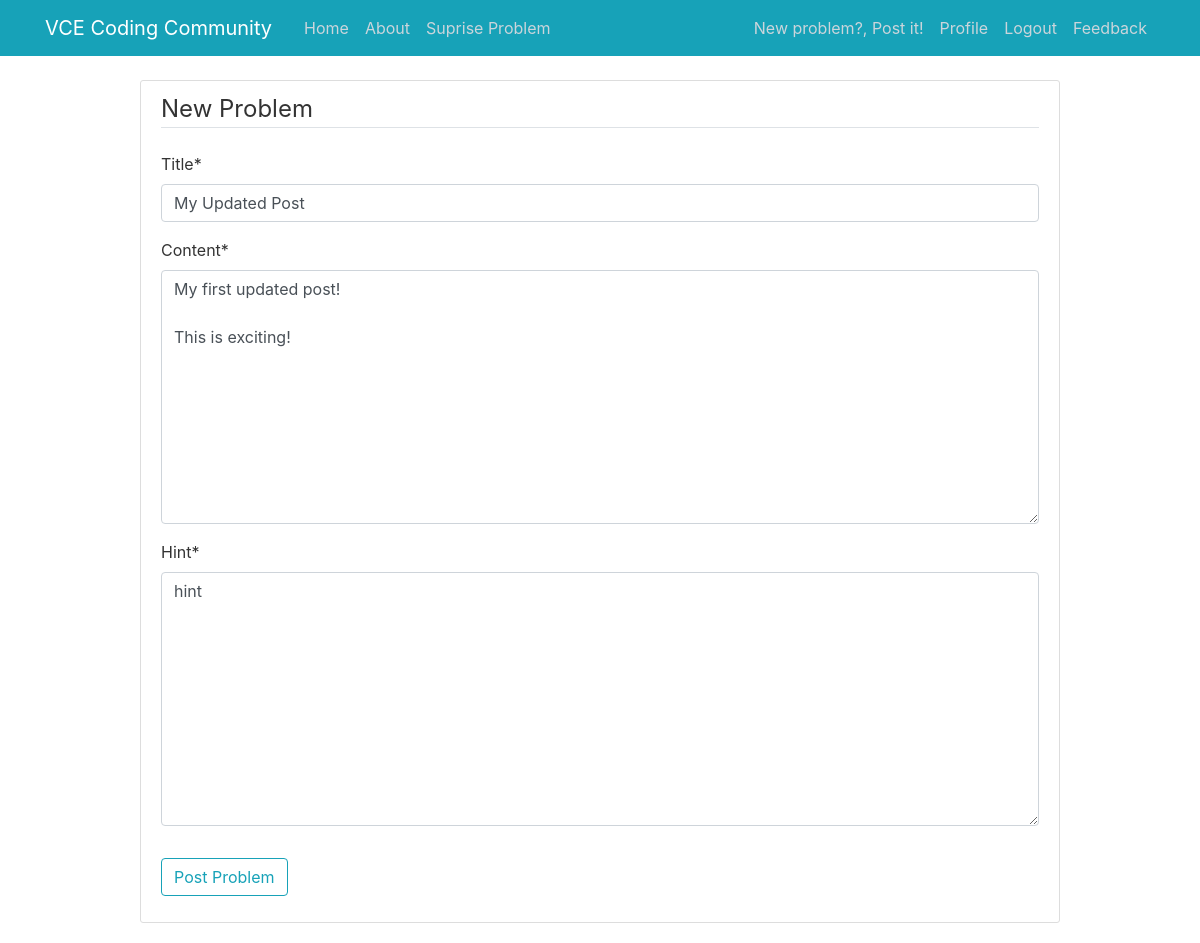
The page /post/7/update/ (signed in) on the database its author committed.
### blog/models.py (models this page shows, shortened)
class Post(models.Model):
    title = models.CharField(max_length=100)
    content = models.TextField()
    date_posted = models.DateTimeField(default=timezone.now)
    author = models.ForeignKey(User, on_delete=models.CASCADE)
    hint = models.TextField(max_length=100)

### blog/views.py (the view, shortened to what this page needs)
# urls.py: path('post/<int:pk>/update/', PostUpdateView.as_view(), name='post-update'),
class PostUpdateView(LoginRequiredMixin, UserPassesTestMixin, UpdateView):
    model = Post
    hint = forms.TextInput()
    fields = ['title', 'content', 'hint']
    l=[]
    i=""
    for i in User.objects.all():
        l.append(i.email)
    def test_func(self):
        post = self.get_object()
        l=[]
        i=""
        for i in User.objects.all():
            l.append(i.email)
        if self.request.user == post.author:
            uname=self.request.user
            send_mail(
                '[Problem Statement Updated!!!!]Hello from Coding club!!!',
                f'A new problem statement has been updated by {uname}. Go and check the updated version!!!',
                'varunsai.nadipelly@gmail.com',
                l,
            fail_silently=False
            )
            return True
        return False

### blog/templates/blog/post_form.html (shortened to what this page needs)
{% extends "blog/base.html" %}
{% load crispy_forms_tags %}
{% block content %}
    <div class="content-section">
        <form method="POST">
            <fieldset class="form-group">
                <legend class="border-bottom mb-4">New Problem</legend>
                {{ form|crispy }}
            </fieldset>
            <div class="form-group">
                <button class="btn btn-outline-info" type="submit">Post Problem</button>
            </div>
        </form>
    </div>
{% endblock content %}

### blog/static/blog/main.css (style rules this page uses)
body { height:100%; padding:0; background: #fafafa; color: #333333; margin-top: 5rem; }
.content-section { background: #ffffff; padding: 10px 20px; border: 1px solid #dddddd; border-radius: 3px; margin-bottom: 20px; }

### rows shown on the page
Post: title "My Updated Post", content "My first updated post! This is exciting!", hint "hint"
